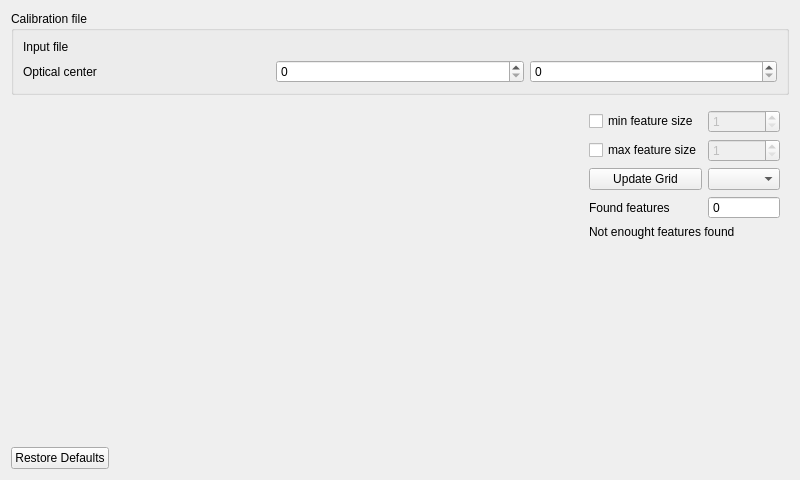
<?xml version="1.0" encoding="UTF-8"?>
<ui version="4.0">
 <class>LCAConfig</class>
 <widget class="QWidget" name="LCAConfig">
  <property name="geometry">
   <rect>
    <x>0</x>
    <y>0</y>
    <width>800</width>
    <height>480</height>
   </rect>
  </property>
  <property name="windowTitle">
   <string>LCA Configuration</string>
  </property>
  <layout class="QGridLayout" name="gridLayout">
   <item row="1" column="1">
    <widget class="QWidget" name="widget" native="true">
     <layout class="QGridLayout" name="gridLayout_2">
      <item row="3" column="0">
       <widget class="QPushButton" name="lcaPreview_btn">
        <property name="text">
         <string>Update Grid</string>
        </property>
       </widget>
      </item>
      <item row="1" column="1">
       <widget class="QSpinBox" name="maxFeatureSize">
        <property name="enabled">
         <bool>false</bool>
        </property>
        <property name="minimum">
         <number>1</number>
        </property>
        <property name="maximum">
         <number>65535</number>
        </property>
       </widget>
      </item>
      <item row="6" column="0">
       <spacer name="verticalSpacer_2">
        <property name="orientation">
         <enum>Qt::Vertical</enum>
        </property>
        <property name="sizeHint" stdset="0">
         <size>
          <width>20</width>
          <height>202</height>
         </size>
        </property>
       </spacer>
      </item>
      <item row="1" column="0">
       <widget class="QCheckBox" name="maxFeature">
        <property name="text">
         <string>max feature size</string>
        </property>
       </widget>
      </item>
      <item row="0" column="0">
       <widget class="QCheckBox" name="minFeature">
        <property name="text">
         <string>min feature size</string>
        </property>
       </widget>
      </item>
      <item row="0" column="1">
       <widget class="QSpinBox" name="minFeatureSize">
        <property name="enabled">
         <bool>false</bool>
        </property>
        <property name="minimum">
         <number>1</number>
        </property>
        <property name="maximum">
         <number>65535</number>
        </property>
       </widget>
      </item>
      <item row="4" column="1">
       <widget class="QSpinBox" name="features">
        <property name="readOnly">
         <bool>true</bool>
        </property>
        <property name="buttonSymbols">
         <enum>QAbstractSpinBox::NoButtons</enum>
        </property>
       </widget>
      </item>
      <item row="4" column="0">
       <widget class="QLabel" name="features_lbl">
        <property name="text">
         <string>Found features</string>
        </property>
       </widget>
      </item>
      <item row="5" column="0" colspan="2">
       <widget class="QLabel" name="featureWarning_lbl">
        <property name="text">
         <string notr="true">Not enought features found</string>
        </property>
       </widget>
      </item>
      <item row="3" column="1">
       <widget class="QComboBox" name="curveColour"/>
      </item>
     </layout>
    </widget>
   </item>
   <item row="0" column="0" colspan="2">
    <widget class="QGroupBox" name="file_grp">
     <property name="title">
      <string>Calibration file</string>
     </property>
     <property name="flat">
      <bool>true</bool>
     </property>
     <layout class="QGridLayout" name="filegrp_lay">
      <item row="0" column="0">
       <widget class="QLabel" name="inputFile_lvl">
        <property name="text">
         <string>Input file</string>
        </property>
       </widget>
      </item>
      <item row="1" column="0">
       <widget class="QLabel" name="center_lbl">
        <property name="text">
         <string>Optical center</string>
        </property>
       </widget>
      </item>
      <item row="1" column="1">
       <widget class="QSpinBox" name="centerX">
        <property name="maximum">
         <number>65536</number>
        </property>
       </widget>
      </item>
      <item row="1" column="2">
       <widget class="QSpinBox" name="centerY">
        <property name="maximum">
         <number>65536</number>
        </property>
       </widget>
      </item>
      <item row="0" column="1" colspan="2">
       <widget class="QtExtra::FileWidget" name="inputFile" native="true"/>
      </item>
     </layout>
    </widget>
   </item>
   <item row="2" column="0">
    <spacer name="horizontalSpacer">
     <property name="orientation">
      <enum>Qt::Horizontal</enum>
     </property>
     <property name="sizeHint" stdset="0">
      <size>
       <width>40</width>
       <height>0</height>
      </size>
     </property>
    </spacer>
   </item>
   <item row="3" column="0" colspan="2">
    <widget class="QDialogButtonBox" name="buttonBox">
     <property name="standardButtons">
      <set>QDialogButtonBox::RestoreDefaults</set>
     </property>
    </widget>
   </item>
   <item row="1" column="0">
    <layout class="QVBoxLayout" name="imgview_lay"/>
   </item>
  </layout>
 </widget>
 <customwidgets>
  <customwidget>
   <class>QtExtra::FileWidget</class>
   <extends>QWidget</extends>
   <header location="global">QtExtra/filewidget.hpp</header>
   <container>1</container>
  </customwidget>
 </customwidgets>
 <tabstops>
  <tabstop>centerX</tabstop>
  <tabstop>centerY</tabstop>
  <tabstop>minFeature</tabstop>
  <tabstop>minFeatureSize</tabstop>
  <tabstop>maxFeature</tabstop>
  <tabstop>maxFeatureSize</tabstop>
  <tabstop>lcaPreview_btn</tabstop>
  <tabstop>curveColour</tabstop>
  <tabstop>features</tabstop>
  <tabstop>buttonBox</tabstop>
 </tabstops>
 <resources/>
 <connections>
  <connection>
   <sender>minFeature</sender>
   <signal>clicked(bool)</signal>
   <receiver>minFeatureSize</receiver>
   <slot>setEnabled(bool)</slot>
   <hints>
    <hint type="sourcelabel">
     <x>686</x>
     <y>106</y>
    </hint>
    <hint type="destinationlabel">
     <x>735</x>
     <y>105</y>
    </hint>
   </hints>
  </connection>
  <connection>
   <sender>maxFeature</sender>
   <signal>clicked(bool)</signal>
   <receiver>maxFeatureSize</receiver>
   <slot>setEnabled(bool)</slot>
   <hints>
    <hint type="sourcelabel">
     <x>663</x>
     <y>131</y>
    </hint>
    <hint type="destinationlabel">
     <x>747</x>
     <y>131</y>
    </hint>
   </hints>
  </connection>
 </connections>
</ui>
